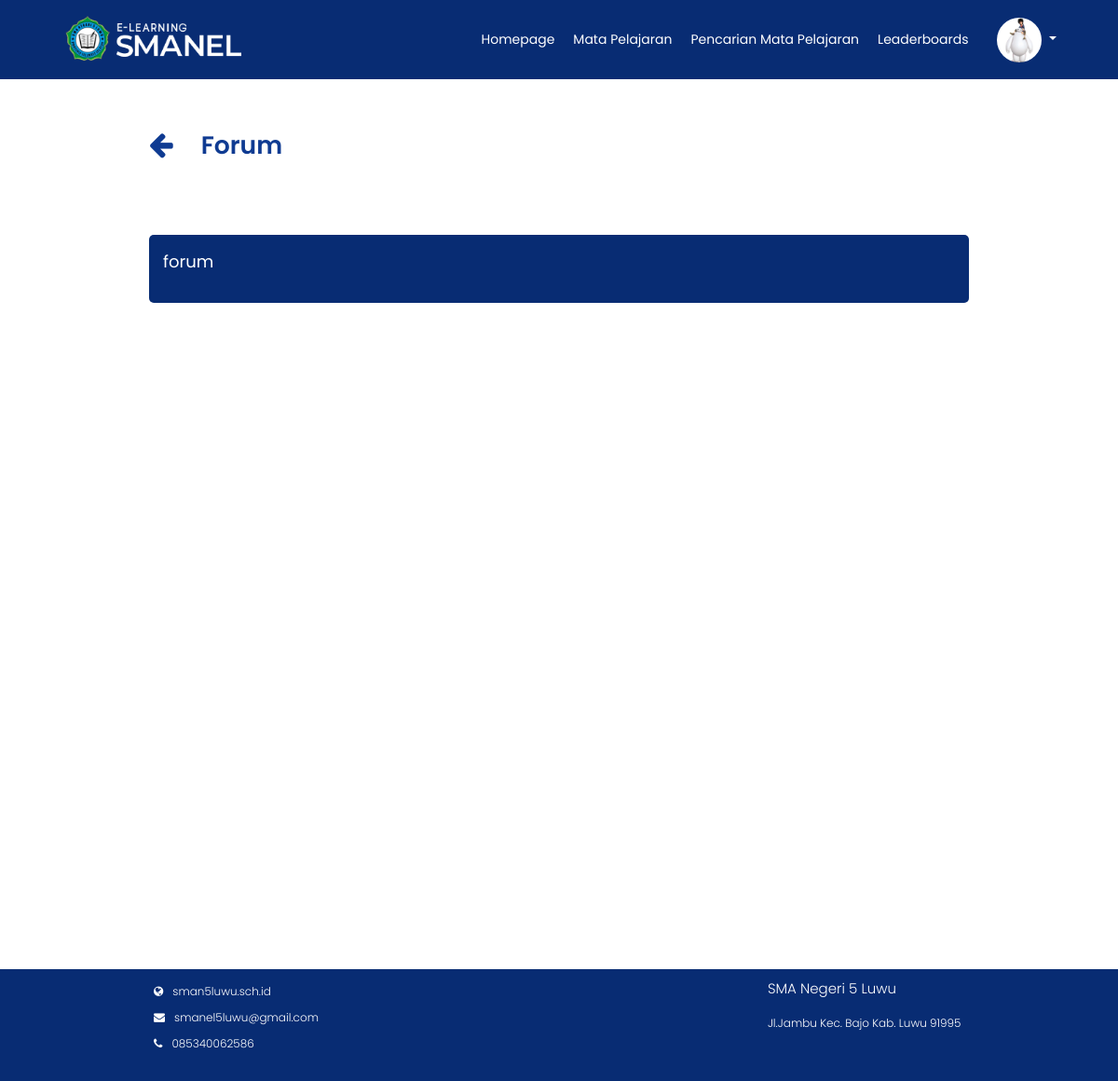
The page /Backend/forum.php?Id=50 (signed in) on the database its author committed.
### tables this page shows
CREATE TABLE `user_siswa` (
  `Id` int(11) NOT NULL,
  `Nama` varchar(225) NOT NULL,
  `Nis` varchar(225) NOT NULL,
  `Kelas` varchar(225) NOT NULL,
  `Tempat` varchar(225) NOT NULL,
  `Tanggal` date NOT NULL,
  `Email` varchar(255) NOT NULL,
  `Alamat` varchar(225) NOT NULL,
  `Username` varchar(225) NOT NULL,
  `Password` varchar(225) NOT NULL,
  `Profil` varchar(225) NOT NULL
);

CREATE TABLE `forum` (
  `Id_Forum` int(11) NOT NULL,
  `Id_Mapel` int(11) NOT NULL,
  `Nama_Forum` varchar(225) NOT NULL
);

### Backend/functions.php (called while the page is built, shortened)
<?php
function koneksi()
{
    return mysqli_connect('localhost', 'root', '', 'elearning');
}
function query($query)
{
    $conn = koneksi();
    $result = mysqli_query($conn, $query);
    if(mysqli_num_rows($result)==1){
        return mysqli_fetch_assoc($result);
    }
    $rows = [];
    return $rows;
}
function querys($query)
{
    $conn = koneksi();
    $result = mysqli_query($conn, $query);
    $rows = [];
    while ($row = mysqli_fetch_assoc($result)) {
        $rows[] = $row;
    }
    return $rows;
}
?>

### Backend/forum.php (the view, shortened to what this page needs)
<?php
require 'functions.php';
$Id_Mapel = $_GET['Id'];
$forum = querys("SELECT * FROM forum  WHERE Id_Mapel = '$Id_Mapel'");
?>
<!DOCTYPE html>
<html lang="en">
<head>
  <link rel="stylesheet" href="https://stackpath.bootstrapcdn.com/bootstrap/4.5.0/css/bootstrap.min.css">
  <link rel="stylesheet" href="https://stackpath.bootstrapcdn.com/font-awesome/4.7.0/css/font-awesome.min.css">
  <link rel="stylesheet" href="style.css">
</head>
<body>
  <?php require_once('navbar/navbarmapel.php') ?>
  <div class="main-container">
    <div class="main-content-forum">
      <div class="forum-header d-flex">
        <span><a href="javascript:history.back()"><i class="fa fa-arrow-left"></i></a> </span>
        <h1>Forum</h1>
      </div>
      <div class="box">
        <ul class="forum-box">
          <?php $i = 1;
          foreach (array_reverse($forum) ?: [] as $f) : ?>
            <li class="forum-item d-flex">
              <a href="forumcategories.php?Id=<?= $f['Id_Forum']; ?>">
                <p><b><?= $f["Nama_Forum"]; ?></b></p>
              </a>
            </li>
          <?php endforeach ?>
        </ul>
      </div>
    </div>
  </div>
  <div class="footer">
    <div class="nama-footer">
      <p class="tfooter">SMA Negeri 5 Luwu</p>
      <p>Jl.Jambu Kec. Bajo Kab. Luwu 91995</p>
    </div>
    <div class="web">
      <ul>
        <li><a href="http://sman5luwu.sch.id/index.php"><i class="fa fa-globe"></i><span>sman5luwu.sch.id</span></a>
        </li>
        <li><a href="#"><i class="fa fa-envelope"></i><span>smanel5luwu@gmail.com</span></a></li>
        <li><a href="#"><i class="fa fa-phone"></i><span>085340062586</span></a></li>
      </ul>
    </div>
  </div>
</body>
</html>

### Backend/navbar/navbarmapel.php (shortened to what this page needs)
<?php
$nama = $_SESSION["Nis"];
$user = query("SELECT * FROM user_siswa WHERE Nis = '$nama'");
?>
<nav class="navbar navbar-expand-lg navbar-light fixed-top">
  <div class="navbar-header">
    <img src="img/logo.png" alt="">
  </div>
  <div class="collapse navbar-collapse" id="navbarNav">
    <ul class="navbar-nav ml-auto">
      <li class="name nav-item">
        <a href="homepage.php" class="btn" aria-hidden="true">Homepage</a>
      </li>
      <li class="mapel nav-item">
        <a href="matapelajaran.php" class="btn active" aria-hidden="true">Mata Pelajaran</a>
      </li>
      <li class="search-mapel nav-item">
        <a href="pencarian_siswa.php" class="btn" aria-hidden="true">Pencarian Mata Pelajaran </a>
      </li>
      <li class="leader nav-item">
        <a href="leaderboards.php" class="btn" aria-hidden="true">Leaderboards</a>
      </li>
    </ul>
    <div class="profil nav-item dropdown-toggle" type="button" data-toggle="dropdown" aria-haspopup="true" aria-expanded="false">
      <img alt="your image" src="img/<?php echo $user["Profil"]; ?>" title="<?php echo  $user["Profil"];  ?>" style="border-radius: 50%;">
    </div>
  </div>
</nav>

### Backend/style.css (style rules this page uses)
* { margin: 0; padding: 0; box-sizing: border-box; font-family: 'Poppins', sans-serif; font-weight: 300; }
body { font-family: 'Poppins', sans-serif; font-weight: 300; min-height: 100%; outline: none; }
.navbar { background-color: #082C73; color: white; }
.navbar-header img { height: 8vh; margin-top: 5px; margin-left: 5vh; padding-bottom: 8px; color: white; }
.navbar .navbar-header { color: #fefefe; padding-left: 10px; }
.navbar .navbar-nav li a { padding: 10px; color: white; text-decoration: none; transition: 0.5s ease; border: none; font-size: 14px; float: right; }
#navbarNav .profil { margin: 0 20px; padding-right: 30px; float: right; }
#navbarNav .profil img { width: 6vh; }
.footer { display: grid; height: max-content; width: 100%; bottom: 0; background-color: #082C73; position: relative; padding: 10px; font-size: 12px; }
.footer .web { grid-column: 1; grid-row: 4; margin-left: 150px; }
.footer .web-detail-mapel ul li, .footer .web ul li { list-style: none; padding: 5px; }
.footer .web-detail-mapel span, .footer .web span { color: white; padding: 10px; }
.footer .web-detail-mapel i, .footer .web i { color: white; }
.footer .nama-footer { grid-column: 3; grid-row: 4; color: white; margin-left: 150px; }
.footer .nama-footer .tfooter, .footer .nama-footer-mapel .tfooter { font-size: 15px; }
.btn { display: flex; justify-content: center; }
.main-content-forum { min-height: 100vh; position: relative; margin: 15vh 20vh 15vh 20vh; text-decoration: none; }
.forum-header { padding: 20px 0 70px 0; height: 100px; color: #0F3B92; }
.forum-header h1 { font-size: 20pt; font-weight: 600; padding-left: 30px; padding-right: 20px; }
.forum-header a { color: #0F3B92; text-decoration: none; cursor: pointer; }
.forum-header .fa-arrow-left { font-size: 30px; }
.box { margin-top: 4vh; text-decoration: none; }
.forum-item { height: fit-content; width: 100%; color: white; font-size: 18px; background-color: #082C73; margin: 4vh 0 0 0; border-radius: 5px; text-decoration: none; cursor: pointer; }
.forum-item p { padding: 15px; color: white; font-weight: 300; }
.forum-item a p { flex: 1; }
.navbar-collapse { flex-grow: 0 !important; }
@media (min-width: 992px) { .navbar-expand-lg .navbar-collapse { margin-left: auto; } }

### rows shown on the page
user_siswa: Profil (picture)
forum: Nama_Forum "forum"
